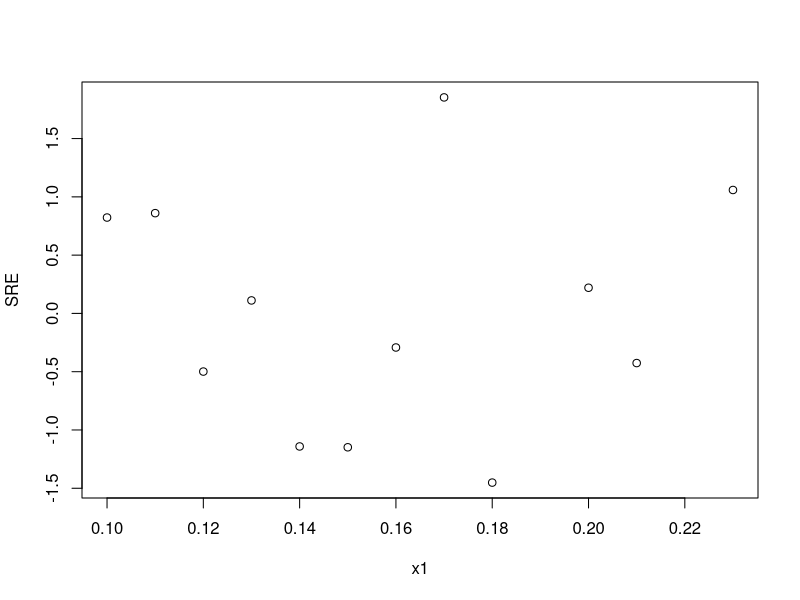
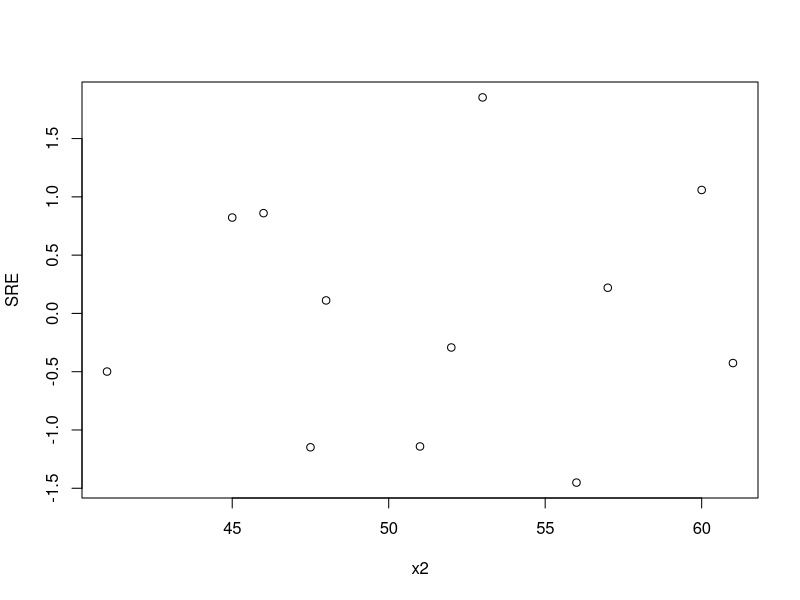
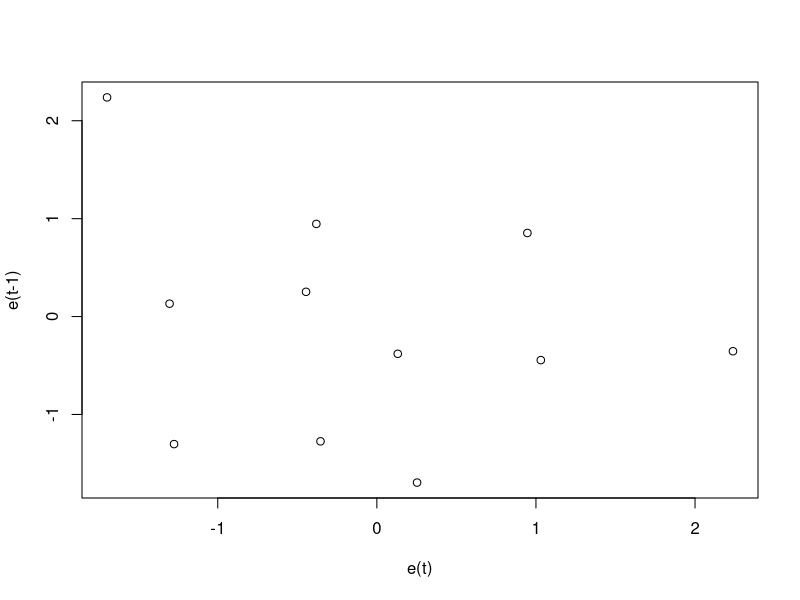
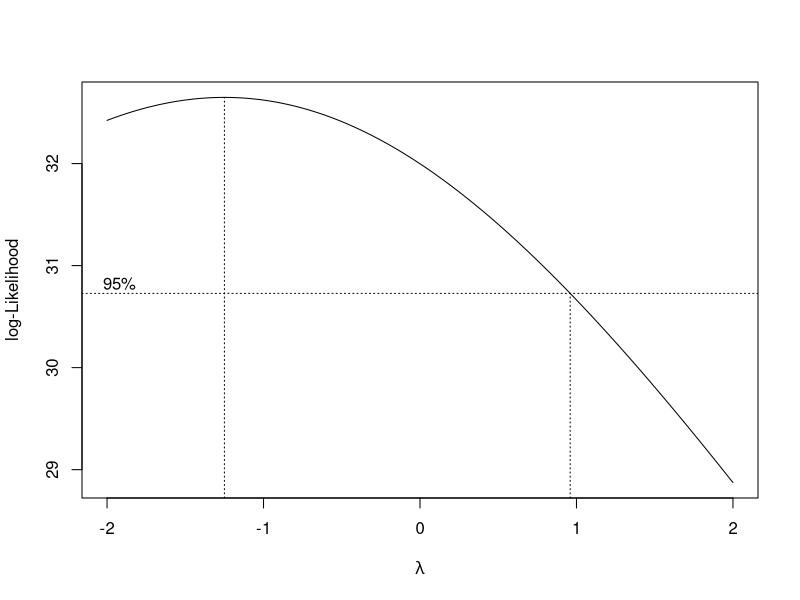
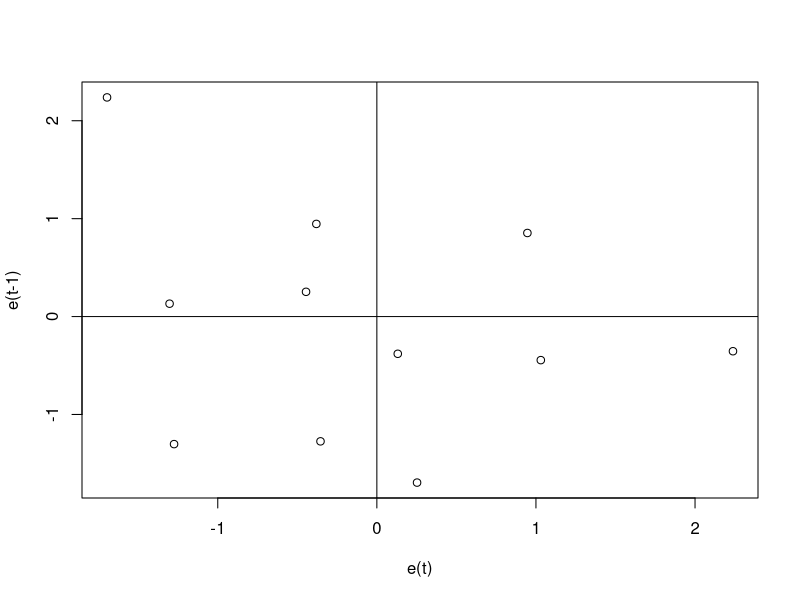

Reproduce these figures in R, in order.
## ---- chunk 1
library(car)
library(corpcor)
library(lmtest)
library(MASS)
library(leaps)

## ---- chunk 2
#数据导入 注意y放在数据框的第一列
a <- c(seq(0.10,0.18,by = 0.01),0.20,0.21,0.23)
b <- c(45,46,41,48,51,47.5,52,53.0,56.0,57.0,61.0,60.0)
c <- c(42.0,43.5,45.0,45.5,45.0,47.5,49.0,53.0,50.0,55.0,55.0,60.0)
data = data.frame(y=c,x1=a,x2=b)

formula=y~x1+x2 #定义回归方程

#lm拟合
LinearRegression <- lm(formula,data =data) #模型建立
summary(LinearRegression)#参数详细表 参数显著性检验 回归系数显著性检验
## ---- chunk 3
Anova(LinearRegression,type="III")
## ---- chunk 4
r<-cor(data,method="pearson") #相关系数矩阵 method有pearson kendall spearman,alternative two.sided双边检验 less左侧 greater 右侧 一个x对应一个y
for (i in 2:length(data))
{
  x<-as.vector(as.matrix(data[i]))
  print(cor.test(x,data$y,alternative = "two.sided",method="pearson",conf.level=0.95))
  }
pcor <-cor2pcor(r) #偏相关矩阵 Partial correlation matrix
pcor
## ---- chunk 5
confint(LinearRegression) #回归系数置信区间估计
## ---- chunk 6
#残差分析
e <- resid(LinearRegression)
#e #残差
SRE <-rstandard(LinearRegression) #学生化残差 Studentized residual
#残差图 x与e
for (i in 2:length(data))
{
  plot(as.vector(as.matrix(data[i])),SRE, xlab = names(data[i]))
}

## ---- chunk 7
abse <- abs(e)
for (i in 2:length(data))
{
  x<-as.matrix(data[i])
  print(cor.test(x,abse,alternative="two.sided",method="spearman",conf.level = 0.95))
}
## ---- chunk 8
#异方差消除 一元加权最小二乘法
lb=-2 #搜索下界
ub=2 #搜索上界
s=seq(lb,ub,0.5) #遍历搜索序列
result1 <- vector(length=length(s),mode = "list") #对数似然统计量结果
result2 <- vector(length=length(s),mode = "list") #估计系数和显著性检验
for (j in 1:9)
{
    w <- data[2]^(-s[j]) #计算权重向量 w多元时候要注明是x几
    w	<-as.matrix(w)
    w <- as.vector(w)
    lm <- lm(formula,data =data,weights = c(w))
    result1[[j]]<-logLik(lm)
    result2[[j]]<-summary(lm)
}
result1<-as.numeric(substr(a,1,10))
i<-which(result1==min(result1))
print(s[i])
print(result2[i]) #输出最优加权结果
## ---- chunk 9
#自相关判断
plot(e[c(2:length(e))],e[c(1:length(e)-1)],xlab = 'e(t)',ylab = 'e(t-1)') #图示检验法
E = as.vector(e)
dwtest(LinearRegression,alternative = 'two.sided')
## ---- chunk 10
#box-cox变换
bc <-boxcox(formula,data=data,lambda = seq(-2,2,0.01))
lambda <- bc$x[which.max(bc$y)]
lambda
y_bc <- (data$y^lambda-1)/lambda
lm_bc <- lm(formula,data=data)
summary(lm_bc)
## ---- chunk 11
#bc异方差等级相关系数检验
abse_bc <- abs(resid(lm_bc))
for (i in 2:length(data))
{
y<-cor.test(as.vector(as.matrix(data[i])),abse_bc,alternative="two.sided",method="spearman",conf.level = 0.95)
print(y)
}
## ---- chunk 12
#bc自相关判断
e_bc<-resid(lm_bc)
plot(e_bc[c(2:length(e))],e_bc[c(1:length(e)-1)],xlab = 'e(t)',ylab = 'e(t-1)')
abline(h=0,v=0)
#图示检验法
E = as.vector(e_bc)
dwtest(lm_bc,alternative = 'two.sided')
## ---- chunk 13
#自变量选择
#全子集回归
exps <- regsubsets(y~x1+x2,data =data,nbest=1,really.big = T) 
expres<- summary(exps)
res<-data.frame(expres$outmat,调整R平方=expres$adjr2) #输出结果
res
## ---- chunk 14
#前进法 后退法 
lm_cs <-lm(y~1,data=data) #常数项回归
lm_cs.2<-step(lm_cs,scope=list(upper=~x1+x2,lower=~1),direction = "forward") #后退法 backward
summary(lm_cs.2) #调用时候注意scope参数的输入
## ---- chunk 15
#逐步回归
formula_start = y~x1 #注意开始式的定义
lm_dy <-lm(formula_start,data=data) 
lm_dy_step <-step(lm_dy,scope=list(upper=~x1+x2,lower=~1),direction="both")
summary(lm_dy_step)
## ---- chunk 16
#多重共线性
#判断 特征根
XX<-cor(data[,2:length(data)])
XX
kappa(XX,exact=TRUE)
